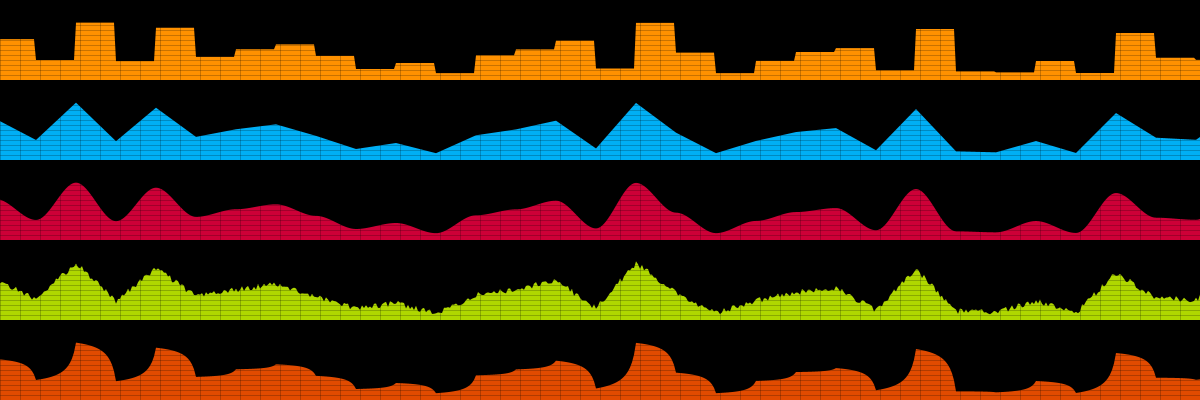
Frame 1 (no input)
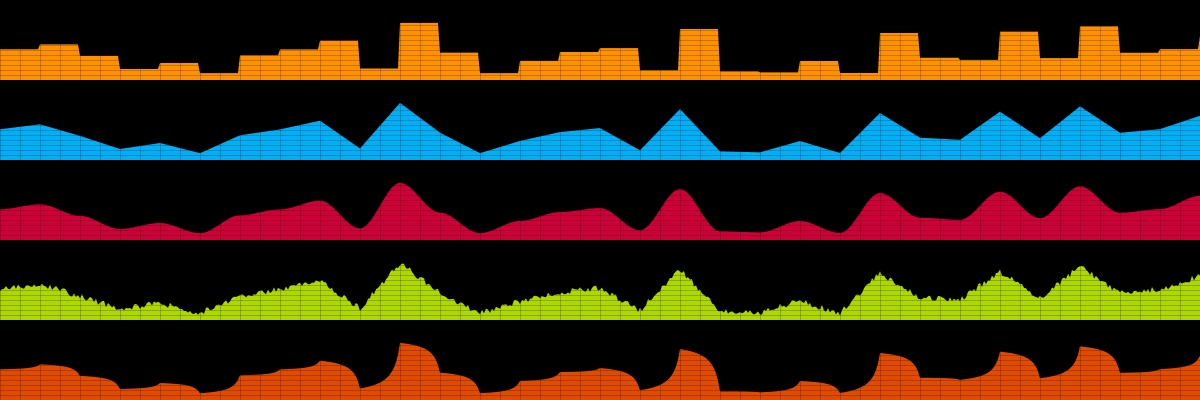
Frame 60 (the mouse pressed at the canvas centre just before this capture)
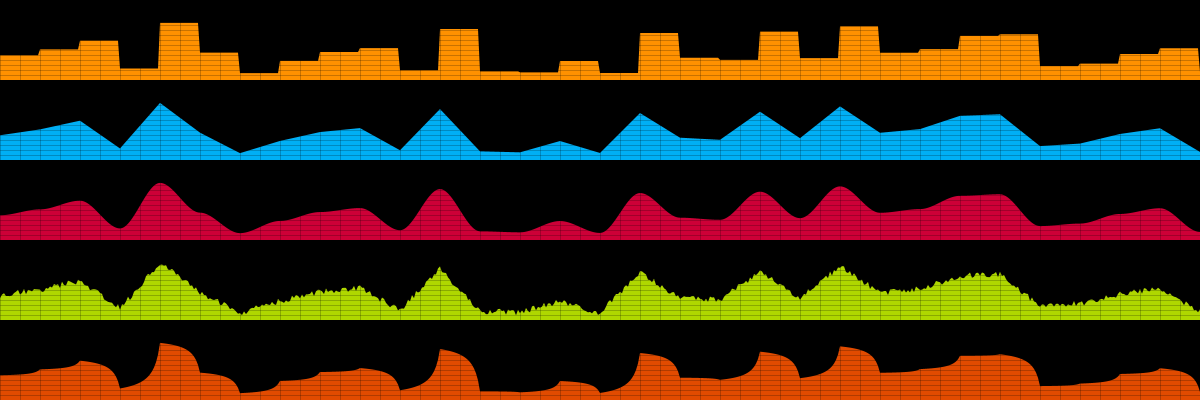
Frame 120 (the mouse held since frame 60 and released just before this capture)

The Processing sketch that drew these frames (run headless with seeded random() and noise(); from frame 60 on, the mouse is pressed at the canvas centre):

// Processing sketch: Filters
// ── Filters.pde
//////////////////////////////////////////////////////
float scale = 0.025, offs = 0;

//////////////////////////////////////////////////////
class c_noise
{
  float[] ns;
  int dim, i1, i2;
  float t, p1, p2, d; 
  c_noise(int d, float mn, float mx)
  { 
    ns = new float[d]; dim = d; for (int i = 0; i < d; i++) ns[i] = random(mn, mx);
  }
  void prepare(float tt)
  {
    t = (dim + tt % dim) % dim;
    i1 = (int)t; i2 = (i1 + 1) % dim; t -= i1; 
    p1 = ns[i1]; p2 = ns[i2]; d = p2 - p1;  
  }
  float get(float tt, int f) 
  {
    prepare(tt);
    switch (f)
    { case 0: return getSt(tt);
      case 1: return getLi(tt);
      case 2: return getHmLi(tt); 
      case 3: return getRnLi(tt); 
      case 4: return getLwLi(tt); 
      default: return 0;
    }
  }
  float getSt(float tt) { return p1; } 
  float getLi(float tt) { return p1 + d * t; } 
  float getHmLi(float tt) { return p1 + d * hermit(t); }
  float getRnLi(float tt) { return p1 + d * t + random(-0.05, 0.05); }
  float getLwLi(float tt) { return p1 + d * low(t, 0.85); } 
}
c_noise ns;

//////////////////////////////////////////////////////
void drawNoise (float lev, float h, float ofs, int f)
{
  lev *= height;
  beginShape(); vertex (0, lev);
  for (int x = 0; x <= width; x += 2) vertex (x, lev - height * h * ns.get(x * scale + ofs, f));
  vertex (width, lev); endShape(CLOSE);  
}

//////////////////////////////////////////////////////
void setup()
{ 
  size(1200, 400); smooth(); frameRate (30); noStroke(); 
  ns = new c_noise(100, 0.1, 1.0);
}

void draw()
{   
  background(0, 0, 0);
  offs += 0.1;
  fill(255, 145, 0); drawNoise(0.2, 0.15, offs, 0);
  fill(0, 175, 245); drawNoise(0.4, 0.15, offs, 1);
  fill(205, 0, 55); drawNoise(0.6, 0.15, offs, 2);
  fill(175, 215, 0); drawNoise(0.8, 0.15, offs, 3);
  fill(225, 75, 0); drawNoise(1.0, 0.15, offs, 4);
  stroke(0, 0, 0, 55);
  for (int x = 0; x < width; x += 20) line(x, 0, x, height);
  for (int y = 0; y < height; y += 5) line(0, y, width, y);
  noStroke();
}

///////////////////////////////////////////////////// Filters
float hermit(float t) { return 3 * t * t - 2 * t * t * t; }
float low(float t, float l) { l = 1 - t * l; return 1 - (1 - t) / l; }
